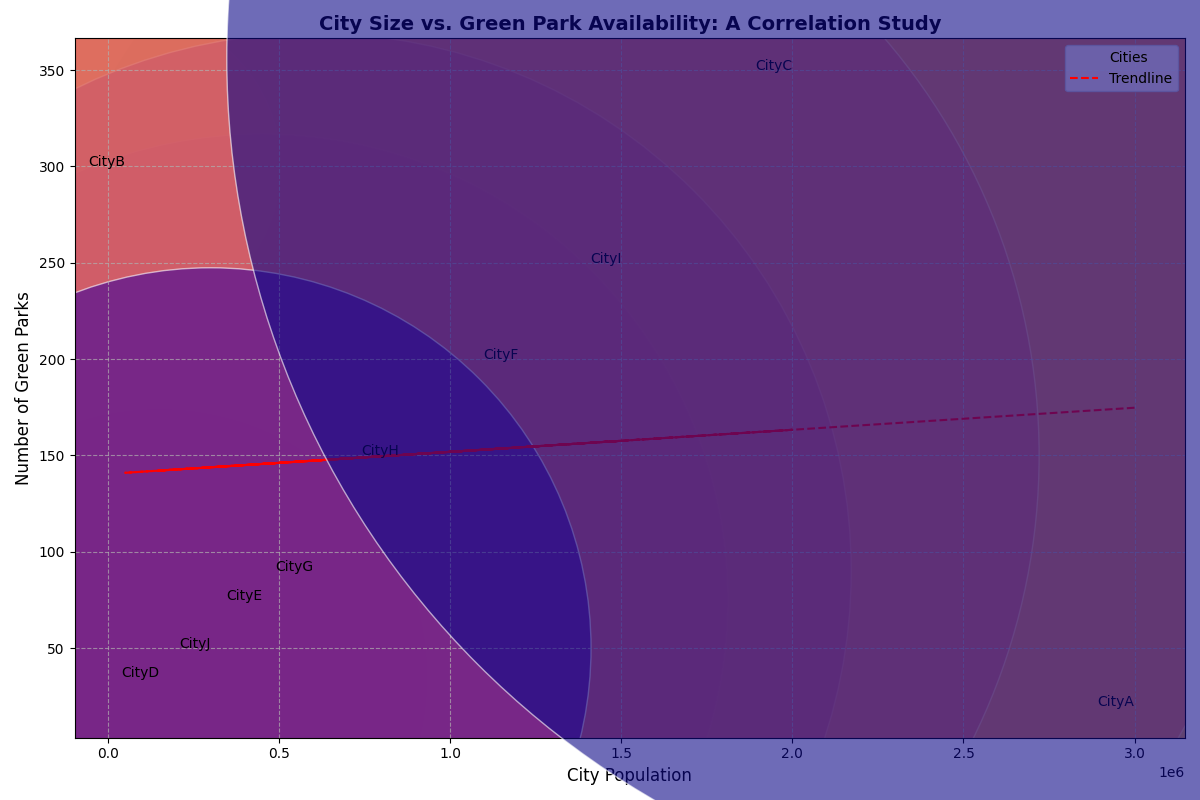

Source code (Python):
import numpy as np
import matplotlib.pyplot as plt

# Manually shuffled data
cities = ['CityA', 'CityB', 'CityC', 'CityD', 'CityE', 'CityF', 'CityG', 'CityH', 'CityI', 'CityJ']
populations = [3000000, 50000, 2000000, 150000, 450000, 1200000, 600000, 850000, 1500000, 300000]  # population shuffled
park_counts = [20, 300, 350, 35, 75, 200, 90, 150, 250, 50]  # number of parks shuffled

# Initialize figure and axis
fig, ax = plt.subplots(figsize=(12, 8))

# Add scatter plot
scatter = ax.scatter(populations, park_counts, s=populations, alpha=0.6, edgecolors='w', c=park_counts, cmap='plasma', label='Cities')

# Add annotations for each city
for i, city in enumerate(cities):
    ax.annotate(city, (populations[i], park_counts[i]), fontsize=10, ha='right')

# Adding a regression line
coefficients = np.polyfit(populations, park_counts, 1)
polynomial = np.poly1d(coefficients)
trendline = polynomial(populations)
ax.plot(populations, trendline, color='red', linestyle='--', linewidth=1.5, label='Trendline')

# Title and labels
ax.set_title('City Size vs. Green Park Availability: A Correlation Study', fontsize=14, fontweight='bold')
ax.set_xlabel('City Population', fontsize=12)
ax.set_ylabel('Number of Green Parks', fontsize=12)

# Add legends and grid
ax.legend()
ax.grid(True, linestyle='--', alpha=0.7)

# Improve layout
plt.tight_layout()

# Show plot
plt.show()
